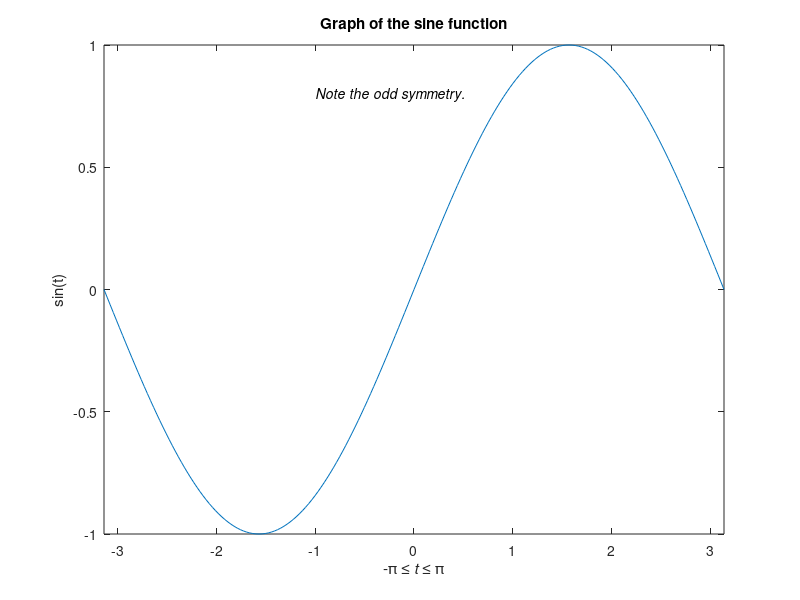

Write MATLAB code to recreate this figure.
t = -pi:pi/100:pi;
y = sin(t);
plot(t,y)
axis([-pi pi -1 1])
xlabel('-\pi \leq {\itt} \leq \pi')
ylabel('sin(t)')
title('Graph of the sine function')
text(-1, 0.8, '\it{Note the odd symmetry.}')